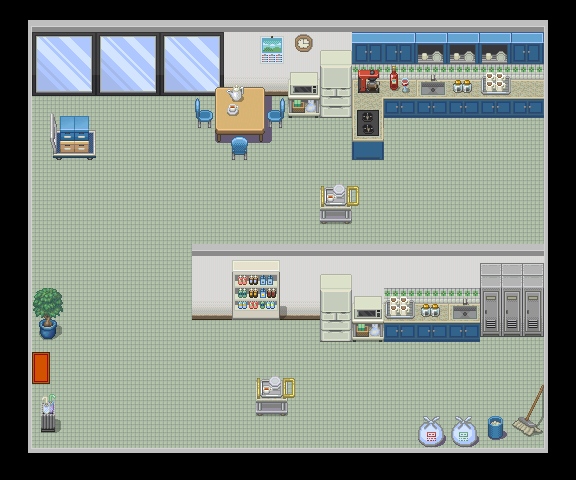

Rendered tile map (Tiled .tmx) drawn with the repository's tilesets; below, a short description and the full map source, tile grids included:
An orthogonal 18x15 tile map with 32x32 px tiles, 5 tile layers (Layer 1, Layer 2, Layer 3, Doors, ...).

<map version="1.0" orientation="orthogonal" renderorder="right-down" width="18" height="15" tilewidth="32" tileheight="32" nextobjectid="1">
 <tileset firstgid="1" source="tileset2.tsx" />
 <layer name="Layer 1" width="18" height="15">
  <data encoding="csv">
2147483739,57,57,57,57,57,57,57,57,57,57,57,57,57,57,57,57,91,
54,197,198,197,198,197,198,21,21,21,21,21,21,21,21,21,22,2147483702,
54,214,215,214,215,214,215,38,38,38,38,38,38,38,38,38,39,2147483702,
54,52,52,52,52,52,52,52,52,52,52,52,52,52,52,52,52,2147483702,
54,52,52,52,52,52,52,52,52,52,52,52,52,52,52,52,52,2147483702,
54,52,52,52,52,52,52,52,52,52,52,52,52,52,52,52,52,2147483702,
54,52,52,52,52,52,52,52,52,52,52,52,52,52,52,52,52,2147483702,
54,52,52,52,52,52,52,52,52,52,52,52,52,52,52,52,52,2147483702,
54,52,52,52,52,52,21,21,21,21,21,21,21,21,21,21,21,2147483702,
54,52,52,52,52,52,38,38,38,38,38,38,38,38,38,38,38,2147483702,
54,52,52,52,52,52,52,52,52,52,52,52,52,52,52,52,52,2147483702,
54,52,52,52,52,52,52,52,52,52,52,52,52,52,52,52,52,2147483702,
54,52,52,52,52,52,52,52,52,52,52,52,52,52,52,52,52,2147483702,
54,52,52,52,52,52,52,52,52,52,52,52,52,52,52,52,52,2147483702,
2147483704,55,55,55,55,55,55,55,55,55,55,55,55,55,55,55,55,56
</data>
 </layer>
 <layer name="Layer 2" width="18" height="15">
  <data encoding="csv">
0,0,0,0,0,0,0,0,0,0,0,0,0,0,0,0,0,0,
0,0,0,0,0,0,0,0,29,12,14,15,16,17,17,17,16,0,
0,0,0,0,0,0,273,274,275,30,31,32,33,34,33,33,33,0,
0,222,223,0,0,0,290,291,292,47,48,49,50,51,50,50,50,0,
0,239,240,0,0,0,307,308,309,0,0,66,0,0,0,0,0,0,
0,0,0,0,0,0,0,0,0,0,0,127,0,0,0,0,0,0,
0,0,0,0,0,0,0,0,0,0,143,144,0,0,0,0,0,0,
0,0,0,0,0,0,0,0,0,0,0,0,0,0,0,0,0,0,
0,0,0,0,0,0,0,193,194,0,14,0,0,0,0,237,238,0,
0,0,0,0,0,0,0,210,211,0,31,30,33,33,34,254,255,0,
0,62,0,0,0,0,0,0,0,0,48,47,50,50,51,271,272,0,
0,0,0,0,0,0,0,0,0,127,0,0,0,0,0,0,0,0,
0,98,0,0,0,0,0,0,143,144,0,0,0,0,0,0,97,0,
0,115,0,0,0,0,0,0,0,0,0,0,0,447,430,226,114,0,
0,0,0,0,0,0,0,0,0,0,0,0,0,0,0,0,0,0
</data>
 </layer>
 <layer name="Layer 3" width="18" height="15">
  <data encoding="csv">
0,0,0,0,0,0,0,0,0,0,0,0,0,0,0,0,0,0,
0,0,0,0,0,0,0,0,0,0,0,0,0,0,0,0,0,0,
0,0,0,0,0,0,0,64,0,0,0,67,242,0,68,65,0,0,
0,0,0,0,0,0,2147483719,81,71,0,0,0,0,0,0,0,0,0,
0,0,0,0,0,0,0,69,0,0,0,0,0,0,0,0,0,0,
0,0,0,0,0,0,0,0,0,0,0,0,0,0,0,0,0,0,
0,0,0,0,0,0,0,0,0,0,0,0,0,0,0,0,0,0,
0,0,0,0,0,0,0,0,0,0,0,0,0,0,0,0,0,0,
0,0,0,0,0,0,0,0,0,0,0,0,0,0,0,0,0,0,
0,0,0,0,0,0,0,0,0,0,0,0,65,68,0,0,0,0,
0,0,0,0,0,0,0,0,0,0,0,0,0,0,0,0,0,0,
0,0,0,0,0,0,0,0,0,0,0,0,0,0,0,0,0,0,
0,0,0,0,0,0,0,0,0,0,0,0,0,0,0,0,0,0,
0,0,0,0,0,0,0,0,0,0,0,0,0,0,0,0,0,0,
0,0,0,0,0,0,0,0,0,0,0,0,0,0,0,0,0,0
</data>
 </layer>
 <layer name="Doors" width="18" height="15">
  <data encoding="csv">
0,0,0,0,0,0,0,0,0,0,0,0,0,0,0,0,0,0,
0,0,0,0,0,0,0,0,0,0,0,0,0,0,0,0,0,0,
0,0,0,0,0,0,0,0,0,0,0,0,0,0,0,0,0,0,
0,0,0,0,0,0,0,0,0,0,0,0,0,0,0,0,0,0,
0,0,0,0,0,0,0,0,0,0,0,0,0,0,0,0,0,0,
0,0,0,0,0,0,0,0,0,0,0,0,0,0,0,0,0,0,
0,0,0,0,0,0,0,0,0,0,0,0,0,0,0,0,0,0,
0,0,0,0,0,0,0,0,0,0,0,0,0,0,0,0,0,0,
0,0,0,0,0,0,0,0,0,0,0,0,0,0,0,0,0,0,
0,0,0,0,0,0,0,0,0,0,0,0,0,0,0,0,0,0,
0,0,0,0,0,0,0,0,0,0,0,0,0,0,0,0,0,0,
0,25,0,0,0,0,0,0,0,0,0,0,0,0,0,0,0,0,
0,0,0,0,0,0,0,0,0,0,0,0,0,0,0,0,0,0,
0,0,0,0,0,0,0,0,0,0,0,0,0,0,0,0,0,0,
0,0,0,0,0,0,0,0,0,0,0,0,0,0,0,0,0,0
</data>
 </layer>
 <layer name="Over Player" width="18" height="15">
  <data encoding="csv">
0,0,0,0,0,0,0,0,0,0,0,0,0,0,0,0,0,0,
0,0,0,0,0,0,0,0,0,0,0,0,0,0,0,0,0,0,
0,0,0,0,0,0,0,0,0,0,0,0,0,0,0,0,0,0,
0,0,0,0,0,0,0,0,0,0,0,0,0,0,0,0,0,0,
0,0,0,0,0,0,0,0,0,0,0,0,0,0,0,0,0,0,
0,0,0,0,0,0,0,0,0,0,126,0,0,0,0,0,0,0,
0,0,0,0,0,0,0,0,0,0,0,0,0,0,0,0,0,0,
0,0,0,0,0,0,57,57,57,57,57,57,57,57,57,57,57,0,
0,0,0,0,0,0,0,0,0,0,0,0,0,0,0,0,0,0,
0,45,0,0,0,0,0,0,0,0,0,0,0,0,0,0,0,0,
0,0,0,0,0,0,0,0,0,0,0,0,0,0,0,0,0,0,
0,0,0,0,0,0,0,0,126,0,0,0,0,0,0,0,0,0,
0,0,0,0,0,0,0,0,0,0,0,0,0,0,0,0,0,0,
0,0,0,0,0,0,0,0,0,0,0,0,0,0,0,0,0,0,
0,0,0,0,0,0,0,0,0,0,0,0,0,0,0,0,0,0
</data>
 </layer>
</map>
